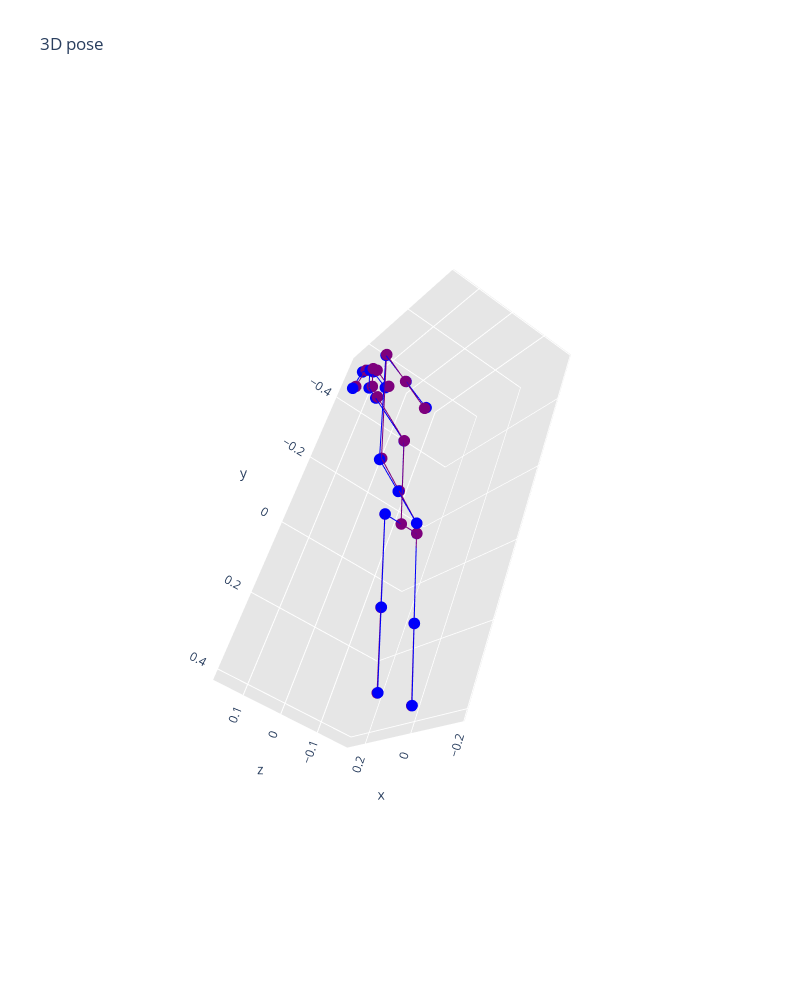

The notebook cell this image was saved under:
### Code cell
go.Figure(vs.plot([gt_pose, pred_pose]))

### Figure 1 — Plotly figure (JSON) as saved in the notebook; plotly's stock layout.template omitted (floating-point values rounded to 4 significant figures)
{"data": [{"line": {"color": "#0000FA", "width": 2}, "marker": {"color": "#0000FA", "size": 4}, "type": "scatter3d", "x": [0.2279, 0.2605], "y": [-0.4892, -0.4628], "z": [0.1406, 0.1142]}, {"line": {"color": "#0000FA", "width": 2}, "marker": {"color": "#0000FA", "size": 4}, "type": "scatter3d", "x": [0.2279, 0.2462], "y": [-0.4892, -0.5049], "z": [0.1406, 0.1249]}, {"line": {"color": "#0000FA", "width": 2}, "marker": {"color": "#0000FA", "size": 4}, "type": "scatter3d", "x": [0.2279, 0.2551], "y": [-0.4892, -0.4913], "z": [0.1406, 0.1496]}, {"line": {"color": "#0000FA", "width": 2}, "marker": {"color": "#0000FA", "size": 4}, "type": "scatter3d", "x": [0.2462, 0.247], "y": [-0.5049, -0.4834], "z": [0.1249, 0.07678]}, {"line": {"color": "#0000FA", "width": 2}, "marker": {"color": "#0000FA", "size": 4}, "type": "scatter3d", "x": [0.2551, 0.2741], "y": [-0.4913, -0.4422], "z": [0.1496, 0.1516]}, {"line": {"color": "#0000FA", "width": 2}, "marker": {"color": "#0000FA", "size": 4}, "type": "scatter3d", "x": [0.2605, 0.2072], "y": [-0.4628, -0.4079], "z": [0.1142, 0.1032]}, {"line": {"color": "#0000FA", "width": 2}, "marker": {"color": "#0000FA", "size": 4}, "type": "scatter3d", "x": [0.06149, 0.2462], "y": [-0.4277, -0.2781], "z": [0.1669, 0.01763]}, {"line": {"color": "#0000FA", "width": 2}, "marker": {"color": "#0000FA", "size": 4}, "type": "scatter3d", "x": [0.06149, -0.07159], "y": [-0.4277, -0.2907], "z": [0.1669, 0.1396]}, {"line": {"color": "#0000FA", "width": 2}, "marker": {"color": "#0000FA", "size": 4}, "type": "scatter3d", "x": [-0.07159, -0.1882], "y": [-0.2907, -0.1706], "z": [0.1396, 0.1157]}, {"line": {"color": "#0000FA", "width": 2}, "marker": {"color": "#0000FA", "size": 4}, "type": "scatter3d", "x": [0.2462, 0.1131], "y": [-0.2781, -0.1411], "z": [0.01763, -0.009688]}, {"line": {"color": "#0000FA", "width": 2}, "marker": {"color": "#0000FA", "size": 4}, "type": "scatter3d", "x": [0.1131, -0.003454], "y": [-0.1411, -0.02103], "z": [-0.009688, -0.03362]}, {"line": {"color": "#0000FA", "width": 2}, "marker": {"color": "#0000FA", "size": 4}, "type": "scatter3d", "x": [0.2072, 0.0077], "y": [-0.4079, -0.2024], "z": [0.1032, 0.06228]}, {"line": {"color": "#0000FA", "width": 2}, "marker": {"color": "#0000FA", "size": 4}, "type": "scatter3d", "x": [0.0077, 0], "y": [-0.2024, 0], "z": [0.06228, 0]}, {"line": {"color": "#0000FA", "width": 2}, "marker": {"color": "#0000FA", "size": 4}, "type": "scatter3d", "x": [0, -0.02799], "y": [0, 0.01616], "z": [0, 0.05598]}, {"line": {"color": "#0000FA", "width": 2}, "marker": {"color": "#0000FA", "size": 4}, "type": "scatter3d", "x": [-0.02799, -0.03584], "y": [0.01616, 0.2227], "z": [0.05598, -0.007567]}, {"line": {"color": "#0000FA", "width": 2}, "marker": {"color": "#0000FA", "size": 4}, "type": "scatter3d", "x": [-0.03584, -0.04252], "y": [0.2227, 0.3981], "z": [-0.007567, -0.06155]}, {"line": {"color": "#0000FA", "width": 2}, "marker": {"color": "#0000FA", "size": 4}, "type": "scatter3d", "x": [0, 0.02799], "y": [0, -0.01616], "z": [0, -0.05598]}, {"line": {"color": "#0000FA", "width": 2}, "marker": {"color": "#0000FA", "size": 4}, "type": "scatter3d", "x": [0.02799, 0.02013], "y": [-0.01616, 0.1904], "z": [-0.05598, -0.1195]}, {"line": {"color": "#0000FA", "width": 2}, "marker": {"color": "#0000FA", "size": 4}, "type": "scatter3d", "x": [0.02013, 0.01346], "y": [0.1904, 0.3658], "z": [-0.1195, -0.1735]}, {"line": {"color": "#7D007D", "width": 2}, "marker": {"color": "#7D007D", "size": 4}, "type": "scatter3d", "x": [0.2214, 0.2544], "y": [-0.4943, -0.4684], "z": [0.136, 0.1095]}, {"line": {"color": "#7D007D", "width": 2}, "marker": {"color": "#7D007D", "size": 4}, "type": "scatter3d", "x": [0.2214, 0.2387], "y": [-0.4943, -0.5102], "z": [0.136, 0.1194]}, {"line": {"color": "#7D007D", "width": 2}, "marker": {"color": "#7D007D", "size": 4}, "type": "scatter3d", "x": [0.2214, 0.2488], "y": [-0.4943, -0.4977], "z": [0.136, 0.1442]}, {"line": {"color": "#7D007D", "width": 2}, "marker": {"color": "#7D007D", "size": 4}, "type": "scatter3d", "x": [0.2387, 0.2391], "y": [-0.5102, -0.4873], "z": [0.1194, 0.07189]}, {"line": {"color": "#7D007D", "width": 2}, "marker": {"color": "#7D007D", "size": 4}, "type": "scatter3d", "x": [0.2488, 0.2697], "y": [-0.4977, -0.4494], "z": [0.1442, 0.1471]}, {"line": {"color": "#7D007D", "width": 2}, "marker": {"color": "#7D007D", "size": 4}, "type": "scatter3d", "x": [0.2544, 0.203], "y": [-0.4684, -0.4111], "z": [0.1095, 0.1015]}, {"line": {"color": "#7D007D", "width": 2}, "marker": {"color": "#7D007D", "size": 4}, "type": "scatter3d", "x": [0.05791, 0.2431], "y": [-0.4282, -0.2825], "z": [0.1673, 0.01472]}, {"line": {"color": "#7D007D", "width": 2}, "marker": {"color": "#7D007D", "size": 4}, "type": "scatter3d", "x": [0.05791, -0.07315], "y": [-0.4282, -0.289], "z": [0.1673, 0.1412]}, {"line": {"color": "#7D007D", "width": 2}, "marker": {"color": "#7D007D", "size": 4}, "type": "scatter3d", "x": [-0.07315, -0.188], "y": [-0.289, -0.167], "z": [0.1412, 0.1183]}, {"line": {"color": "#7D007D", "width": 2}, "marker": {"color": "#7D007D", "size": 4}, "type": "scatter3d", "x": [0.2431, 0.112], "y": [-0.2825, -0.1433], "z": [0.01472, -0.01138]}, {"line": {"color": "#7D007D", "width": 2}, "marker": {"color": "#7D007D", "size": 4}, "type": "scatter3d", "x": [0.112, -0.002802], "y": [-0.1433, -0.02131], "z": [-0.01138, -0.03425]}, {"line": {"color": "#7D007D", "width": 2}, "marker": {"color": "#7D007D", "size": 4}, "type": "scatter3d", "x": [0.203, 0.006558], "y": [-0.4111, -0.2025], "z": [0.1015, 0.06233]}, {"line": {"color": "#7D007D", "width": 2}, "marker": {"color": "#7D007D", "size": 4}, "type": "scatter3d", "x": [0.006558, 0], "y": [-0.2025, 0], "z": [0.06233, 0]}, {"line": {"color": "#7D007D", "width": 2}, "marker": {"color": "#7D007D", "size": 4}, "type": "scatter3d", "x": [0, -0.02775], "y": [0, 0.01635], "z": [0, 0.05604]}, {"line": {"color": "#7D007D", "width": 2}, "marker": {"color": "#7D007D", "size": 4}, "type": "scatter3d", "x": [-0.02775, -0.03444], "y": [0.01635, 0.2229], "z": [0.05604, -0.007549]}, {"line": {"color": "#7D007D", "width": 2}, "marker": {"color": "#7D007D", "size": 4}, "type": "scatter3d", "x": [-0.03444, -0.04013], "y": [0.2229, 0.3984], "z": [-0.007549, -0.06157]}, {"line": {"color": "#7D007D", "width": 2}, "marker": {"color": "#7D007D", "size": 4}, "type": "scatter3d", "x": [0, 0.02775], "y": [0, -0.01635], "z": [0, -0.05604]}, {"line": {"color": "#7D007D", "width": 2}, "marker": {"color": "#7D007D", "size": 4}, "type": "scatter3d", "x": [0.02775, 0.02106], "y": [-0.01635, 0.1902], "z": [-0.05604, -0.1196]}, {"line": {"color": "#7D007D", "width": 2}, "marker": {"color": "#7D007D", "size": 4}, "type": "scatter3d", "x": [0.02106, 0.01538], "y": [0.1902, 0.3657], "z": [-0.1196, -0.1736]}], "layout": {"autosize": true, "height": 1000, "scene": {"aspectmode": "manual", "aspectratio": {"x": 0.4576, "y": 0.9086, "z": 0.3409}, "camera": {"eye": {"x": -1.743, "y": 1.071, "z": 0.71}, "up": {"x": 0, "y": 0, "z": 0}}, "xaxis": {"backgroundcolor": "rgb(230, 230,230)", "gridcolor": "rgb(255, 255, 255)", "showbackground": true, "zerolinecolor": "rgb(255, 255, 255)"}, "yaxis": {"backgroundcolor": "rgb(230, 230,230)", "gridcolor": "rgb(255, 255, 255)", "showbackground": true, "zerolinecolor": "rgb(255, 255, 255)"}, "zaxis": {"backgroundcolor": "rgb(230, 230,230)", "gridcolor": "rgb(255, 255, 255)", "showbackground": true, "zerolinecolor": "rgb(255, 255, 255)"}}, "showlegend": false, "title": {"text": "3D pose"}, "width": 800}}
